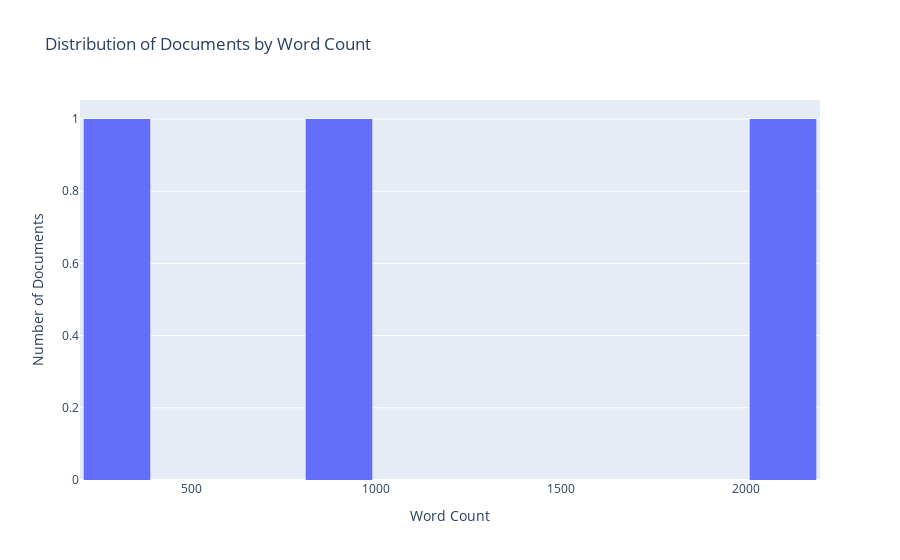

Notebook source saved alongside this figure:
### Code cell
# Plot only teaching staff docs for a course
histogram_word_count_multiple_docs(
    bachelor_data_raw,
    course_names_to_include=["Data Science"]
)

### Figure 1 — Plotly figure (JSON) as saved in the notebook; plotly's stock layout.template omitted (floating-point values rounded to 4 significant figures)
{"data": [{"bingroup": "x", "hovertemplate": "Word Count=%{x}<br>count=%{y}<extra></extra>", "legendgroup": "", "marker": {"color": "#636efa", "pattern": {"shape": ""}}, "name": "", "nbinsx": 10, "orientation": "v", "showlegend": false, "type": "histogram", "x": [2036, 976, 393], "xaxis": "x", "yaxis": "y"}], "layout": {"bargap": 0.1, "barmode": "relative", "legend": {"tracegroupgap": 0}, "title": {"text": "Distribution of Documents by Word Count"}, "xaxis": {"anchor": "y", "domain": [0, 1], "title": {"text": "Word Count"}}, "yaxis": {"anchor": "x", "domain": [0, 1], "title": {"text": "Number of Documents"}}}}
